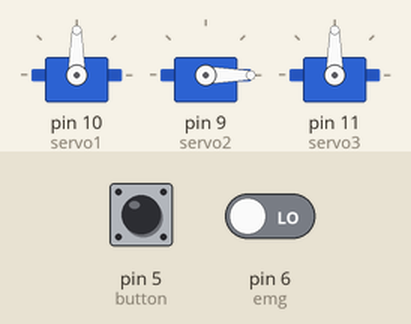
A sketch run on a simulated Arduino Uno, built with avr-gcc and run on an emulated ATmega328P. Shown: 3 × servo. Inputs (shaded band) come from the test bench; at power-on: pin 5 (button) HIGH, pin 6 (emg) LOW.

Above: at 1.2 s.
1.3 s: pin 5 (button) pulled LOW for 3.2 s
At 2.6 s:
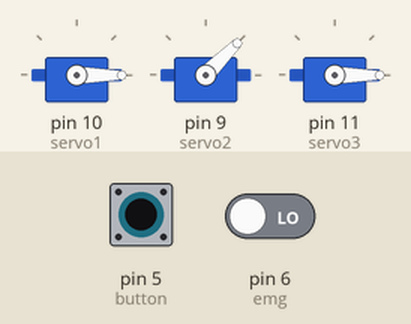
6.0 s: pin 5 (button) pulled LOW for 0.15 s
At 6.5 s:
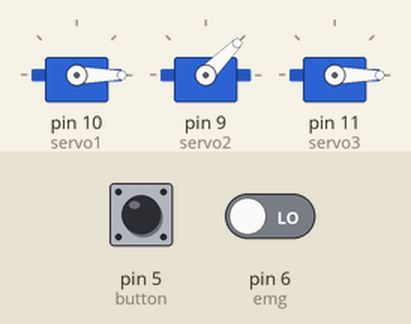
Timing chart, 0 to 9.0 s (numbered marks = the images above; inputs shaded):
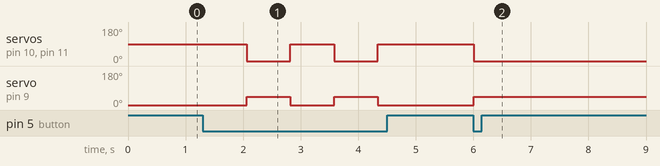

Measured:
- after the input at 1.3 s, servo on pin 10 (servo1), servo on pin 11 (servo3): alternates 90° for 0.76 s and 0° for 0.76 s, 4 changes in all, then stays 90°, starting after 0.76 s; servo on pin 9 (servo2): alternates 45° for 0.76 s and 0° for 0.76 s, 4 changes in all, then stays 0°, starting after 0.76 s
- after the input at 6.0 s, servo on pin 10 (servo1), servo on pin 11 (servo3): 90° → 0° at once; servo on pin 9 (servo2): 0° → 45° at once

The sketch:

dumbServo.ino
```cpp
#include <Servo.h>

Servo servo1;
Servo servo2;
Servo servo3;
int button = 5;
int pressed = 0;
int emg = 6;
int flexed = 0;
boolean toggle = true;

void setup() {
  // put your setup code here, to run once:

  servo1.attach(10);
  servo2.attach(9);
  servo3.attach(11);

  pinMode(button, INPUT_PULLUP);
  pinMode(flexed, INPUT);

  digitalWrite(button, HIGH);

  servo1.write(90);
  servo2.write(0);
  servo3.write(90);
}

void loop() {
  // put your main code here, to run repeatedly:

  pressed = digitalRead(button);
  flexed = digitalRead(emg);

  if (pressed == LOW)
  //if (pressed == LOW || flexed == HIGH)
  {
    if (toggle)
    {
      servo1.write(90);
      servo2.write(0);
      servo3.write(90);
      toggle = !toggle;
      delay(750);
    }
    else
    {
      servo1.write(0);
      servo2.write(45);
      servo3.write(0);
      toggle = !toggle;
      delay(750);
    }
  }
  delay(10);
}
```
